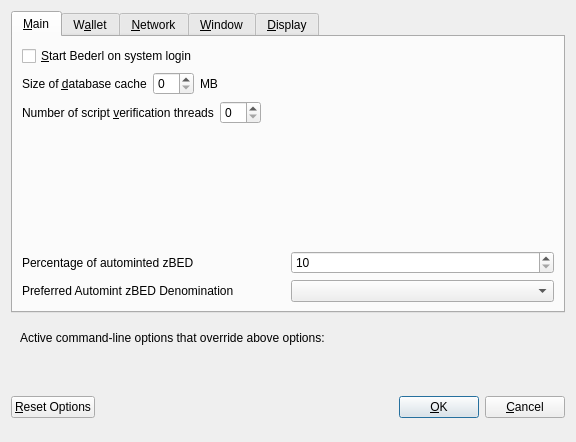
<?xml version="1.0" encoding="UTF-8"?>
<ui version="4.0">
 <class>OptionsDialog</class>
 <widget class="QDialog" name="OptionsDialog">
  <property name="geometry">
   <rect>
    <x>0</x>
    <y>0</y>
    <width>576</width>
    <height>442</height>
   </rect>
  </property>
  <property name="windowTitle">
   <string>Options</string>
  </property>
  <property name="modal">
   <bool>true</bool>
  </property>
  <layout class="QVBoxLayout" name="verticalLayout">
   <item>
    <widget class="QTabWidget" name="tabWidget">
     <property name="currentIndex">
      <number>0</number>
     </property>
     <widget class="QWidget" name="tabMain">
      <attribute name="title">
       <string>&amp;Main</string>
      </attribute>
      <layout class="QVBoxLayout" name="verticalLayout_Main">
       <item>
        <widget class="QCheckBox" name="bitcoinAtStartup">
         <property name="toolTip">
          <string>Automatically start Bederl after logging in to the system.</string>
         </property>
         <property name="text">
          <string>&amp;Start Bederl on system login</string>
         </property>
        </widget>
       </item>
       <item>
        <layout class="QHBoxLayout" name="horizontalLayout_2_Main">
         <item>
          <widget class="QLabel" name="databaseCacheLabel">
           <property name="text">
            <string>Size of &amp;database cache</string>
           </property>
           <property name="textFormat">
            <enum>Qt::PlainText</enum>
           </property>
           <property name="buddy">
            <cstring>databaseCache</cstring>
           </property>
          </widget>
         </item>
         <item>
          <widget class="QSpinBox" name="databaseCache"/>
         </item>
         <item>
          <widget class="QLabel" name="databaseCacheUnitLabel">
           <property name="text">
            <string>MB</string>
           </property>
           <property name="textFormat">
            <enum>Qt::PlainText</enum>
           </property>
          </widget>
         </item>
         <item>
          <spacer name="horizontalSpacer_2_Main">
           <property name="orientation">
            <enum>Qt::Horizontal</enum>
           </property>
           <property name="sizeHint" stdset="0">
            <size>
             <width>40</width>
             <height>20</height>
            </size>
           </property>
          </spacer>
         </item>
        </layout>
       </item>
       <item>
        <layout class="QHBoxLayout" name="horizontalLayout_3_Main">
         <item>
          <widget class="QLabel" name="threadsScriptVerifLabel">
           <property name="text">
            <string>Number of script &amp;verification threads</string>
           </property>
           <property name="textFormat">
            <enum>Qt::PlainText</enum>
           </property>
           <property name="buddy">
            <cstring>threadsScriptVerif</cstring>
           </property>
          </widget>
         </item>
         <item>
          <widget class="QSpinBox" name="threadsScriptVerif">
           <property name="toolTip">
            <string>(0 = auto, &lt;0 = leave that many cores free)</string>
           </property>
          </widget>
         </item>
         <item>
          <spacer name="horizontalSpacer_3_Main">
           <property name="orientation">
            <enum>Qt::Horizontal</enum>
           </property>
           <property name="sizeHint" stdset="0">
            <size>
             <width>40</width>
             <height>20</height>
            </size>
           </property>
          </spacer>
         </item>
        </layout>
       </item>
       <item>
        <spacer name="verticalSpacer_2">
         <property name="orientation">
          <enum>Qt::Vertical</enum>
         </property>
         <property name="sizeHint" stdset="0">
          <size>
           <width>20</width>
           <height>40</height>
          </size>
         </property>
        </spacer>
       </item>
       <item>
        <layout class="QHBoxLayout" name="horizontalLayout_3">
         <item>
          <widget class="QLabel" name="percentage_label">
           <property name="toolTip">
            <string>Percentage of incoming BED which get automatically converted to zBED via Zerocoin Protocol (min: 10%)</string>
           </property>
           <property name="text">
            <string>Percentage of autominted zBED</string>
           </property>
          </widget>
         </item>
         <item>
          <widget class="QSpinBox" name="zeromintPercentage">
           <property name="minimum">
            <number>10</number>
           </property>
           <property name="maximum">
            <number>100</number>
           </property>
          </widget>
         </item>
        </layout>
       </item>
       <item>
        <layout class="QHBoxLayout" name="horizontalLayout" stretch="0,0">
         <property name="sizeConstraint">
          <enum>QLayout::SetFixedSize</enum>
         </property>
         <item>
          <widget class="QLabel" name="labelPreferredDenom">
           <property name="maximumSize">
            <size>
             <width>16777215</width>
             <height>16777215</height>
            </size>
           </property>
           <property name="toolTip">
            <string>Wait with automatic conversion to Zerocoin until enough BED for this denomination is available</string>
           </property>
           <property name="text">
            <string>Preferred Automint zBED Denomination</string>
           </property>
          </widget>
         </item>
         <item>
          <widget class="QComboBox" name="preferredDenom">
           <property name="maximumSize">
            <size>
             <width>16777215</width>
             <height>27</height>
            </size>
           </property>
           <property name="toolTip">
            <string>Wait with automatic conversion to Zerocoin until enough BED for this denomination is available</string>
           </property>
           <property name="maxVisibleItems">
            <number>9</number>
           </property>
           <property name="maxCount">
            <number>9</number>
           </property>
          </widget>
         </item>
        </layout>
       </item>
      </layout>
     </widget>
     <widget class="QWidget" name="tabWallet">
      <attribute name="title">
       <string>W&amp;allet</string>
      </attribute>
      <layout class="QVBoxLayout" name="verticalLayout_Wallet">
       <item>
        <widget class="QGroupBox" name="groupBox">
         <property name="title">
          <string>Expert</string>
         </property>
         <layout class="QVBoxLayout" name="verticalLayout_2">
          <item>
           <widget class="QCheckBox" name="coinControlFeatures">
            <property name="toolTip">
             <string>Whether to show coin control features or not.</string>
            </property>
            <property name="text">
             <string>Enable coin &amp;control features</string>
            </property>
           </widget>
          </item>
          <item>
           <widget class="QCheckBox" name="showMasternodesTab">
            <property name="toolTip">
             <string>Show additional tab listing all your masternodes in first sub-tab&lt;br/&gt;and all masternodes on the network in second sub-tab.</string>
            </property>
            <property name="text">
             <string>Show Masternodes Tab</string>
            </property>
           </widget>
          </item>
          <item>
           <widget class="QCheckBox" name="spendZeroConfChange">
            <property name="toolTip">
             <string>If you disable the spending of unconfirmed change, the change from a transaction&lt;br/&gt;cannot be used until that transaction has at least one confirmation.&lt;br/&gt;This also affects how your balance is computed.</string>
            </property>
            <property name="text">
             <string>&amp;Spend unconfirmed change</string>
            </property>
           </widget>
          </item>
         </layout>
        </widget>
       </item>
       <item>
        <spacer name="verticalSpacer_Wallet">
         <property name="orientation">
          <enum>Qt::Vertical</enum>
         </property>
         <property name="sizeHint" stdset="0">
          <size>
           <width>20</width>
           <height>40</height>
          </size>
         </property>
        </spacer>
       </item>
      </layout>
     </widget>
     <widget class="QWidget" name="tabNetwork">
      <attribute name="title">
       <string>&amp;Network</string>
      </attribute>
      <layout class="QVBoxLayout" name="verticalLayout_Network">
       <item>
        <widget class="QCheckBox" name="mapPortUpnp">
         <property name="toolTip">
          <string>Automatically open the Bederl client port on the router. This only works when your router supports UPnP and it is enabled.</string>
         </property>
         <property name="text">
          <string>Map port using &amp;UPnP</string>
         </property>
        </widget>
       </item>
       <item>
        <widget class="QCheckBox" name="allowIncoming">
         <property name="toolTip">
          <string>Accept connections from outside</string>
         </property>
         <property name="text">
          <string>Allow incoming connections</string>
         </property>
        </widget>
       </item>
       <item>
        <widget class="QCheckBox" name="connectSocks">
         <property name="toolTip">
          <string>Connect to the Bederl network through a SOCKS5 proxy.</string>
         </property>
         <property name="text">
          <string>&amp;Connect through SOCKS5 proxy (default proxy):</string>
         </property>
        </widget>
       </item>
       <item>
        <layout class="QHBoxLayout" name="horizontalLayout_1_Network">
         <item>
          <widget class="QLabel" name="proxyIpLabel">
           <property name="text">
            <string>Proxy &amp;IP:</string>
           </property>
           <property name="textFormat">
            <enum>Qt::PlainText</enum>
           </property>
           <property name="buddy">
            <cstring>proxyIp</cstring>
           </property>
          </widget>
         </item>
         <item>
          <widget class="QValidatedLineEdit" name="proxyIp">
           <property name="minimumSize">
            <size>
             <width>140</width>
             <height>0</height>
            </size>
           </property>
           <property name="maximumSize">
            <size>
             <width>140</width>
             <height>16777215</height>
            </size>
           </property>
           <property name="toolTip">
            <string>IP address of the proxy (e.g. IPv4: 127.0.0.1 / IPv6: ::1)</string>
           </property>
          </widget>
         </item>
         <item>
          <widget class="QLabel" name="proxyPortLabel">
           <property name="text">
            <string>&amp;Port:</string>
           </property>
           <property name="textFormat">
            <enum>Qt::PlainText</enum>
           </property>
           <property name="buddy">
            <cstring>proxyPort</cstring>
           </property>
          </widget>
         </item>
         <item>
          <widget class="QLineEdit" name="proxyPort">
           <property name="minimumSize">
            <size>
             <width>55</width>
             <height>0</height>
            </size>
           </property>
           <property name="maximumSize">
            <size>
             <width>55</width>
             <height>16777215</height>
            </size>
           </property>
           <property name="toolTip">
            <string>Port of the proxy (e.g. 9050)</string>
           </property>
          </widget>
         </item>
         <item>
          <spacer name="horizontalSpacer_1_Network">
           <property name="orientation">
            <enum>Qt::Horizontal</enum>
           </property>
           <property name="sizeHint" stdset="0">
            <size>
             <width>40</width>
             <height>20</height>
            </size>
           </property>
          </spacer>
         </item>
        </layout>
       </item>
       <item>
        <spacer name="verticalSpacer_Network">
         <property name="orientation">
          <enum>Qt::Vertical</enum>
         </property>
         <property name="sizeHint" stdset="0">
          <size>
           <width>20</width>
           <height>40</height>
          </size>
         </property>
        </spacer>
       </item>
      </layout>
     </widget>
     <widget class="QWidget" name="tabWindow">
      <attribute name="title">
       <string>&amp;Window</string>
      </attribute>
      <layout class="QVBoxLayout" name="verticalLayout_Window">
       <item>
        <widget class="QCheckBox" name="minimizeToTray">
         <property name="toolTip">
          <string>Show only a tray icon after minimizing the window.</string>
         </property>
         <property name="text">
          <string>&amp;Minimize to the tray instead of the taskbar</string>
         </property>
        </widget>
       </item>
       <item>
        <widget class="QCheckBox" name="minimizeOnClose">
         <property name="toolTip">
          <string>Minimize instead of exit the application when the window is closed. When this option is enabled, the application will be closed only after selecting Quit in the menu.</string>
         </property>
         <property name="text">
          <string>M&amp;inimize on close</string>
         </property>
        </widget>
       </item>
       <item>
        <spacer name="verticalSpacer_Window">
         <property name="orientation">
          <enum>Qt::Vertical</enum>
         </property>
         <property name="sizeHint" stdset="0">
          <size>
           <width>20</width>
           <height>40</height>
          </size>
         </property>
        </spacer>
       </item>
      </layout>
     </widget>
     <widget class="QWidget" name="tabDisplay">
      <attribute name="title">
       <string>&amp;Display</string>
      </attribute>
      <layout class="QVBoxLayout" name="verticalLayout_Display">
       <item>
        <layout class="QHBoxLayout" name="horizontalLayout_1_Display">
         <item>
          <widget class="QLabel" name="langLabel">
           <property name="text">
            <string>User Interface &amp;language:</string>
           </property>
           <property name="textFormat">
            <enum>Qt::PlainText</enum>
           </property>
           <property name="buddy">
            <cstring>lang</cstring>
           </property>
          </widget>
         </item>
         <item>
          <widget class="QValueComboBox" name="lang">
           <property name="toolTip">
            <string>The user interface language can be set here. This setting will take effect after restarting Bederl.</string>
           </property>
          </widget>
         </item>
        </layout>
       </item>
       <item>
        <widget class="QLabel" name="label_3">
         <property name="toolTip">
          <string notr="true"/>
         </property>
         <property name="statusTip">
          <string notr="true"/>
         </property>
         <property name="whatsThis">
          <string notr="true"/>
         </property>
         <property name="accessibleName">
          <string notr="true"/>
         </property>
         <property name="text">
          <string>Language missing or translation incomplete? Help contributing translations here:
https://www.transifex.com/bederl-project/bederl-project-translations</string>
         </property>
         <property name="wordWrap">
          <bool>true</bool>
         </property>
         <property name="openExternalLinks">
          <bool>true</bool>
         </property>
         <property name="textInteractionFlags">
          <set>Qt::TextBrowserInteraction</set>
         </property>
        </widget>
       </item>
       <item>
        <layout class="QHBoxLayout" name="horizontalLayout_4_Display" stretch="0,0">
         <item>
          <widget class="QLabel" name="themeLabel">
           <property name="text">
            <string>User Interface Theme:</string>
           </property>
          </widget>
         </item>
         <item>
          <widget class="QValueComboBox" name="theme"/>
         </item>
        </layout>
       </item>
       <item>
        <widget class="Line" name="line">
         <property name="orientation">
          <enum>Qt::Horizontal</enum>
         </property>
        </widget>
       </item>
       <item>
        <layout class="QHBoxLayout" name="horizontalLayout_2_Display">
         <item>
          <widget class="QLabel" name="unitLabel">
           <property name="text">
            <string>&amp;Unit to show amounts in:</string>
           </property>
           <property name="textFormat">
            <enum>Qt::PlainText</enum>
           </property>
           <property name="buddy">
            <cstring>unit</cstring>
           </property>
          </widget>
         </item>
         <item>
          <widget class="QValueComboBox" name="unit">
           <property name="toolTip">
            <string>Choose the default subdivision unit to show in the interface and when sending coins.</string>
           </property>
          </widget>
         </item>
        </layout>
       </item>
       <item>
        <layout class="QHBoxLayout" name="horizontalLayout_5_Display">
         <item>
          <widget class="QLabel" name="digitsLabel">
           <property name="text">
            <string>Decimal digits</string>
           </property>
          </widget>
         </item>
         <item>
          <widget class="QValueComboBox" name="digits"/>
         </item>
        </layout>
       </item>
       <item>
        <layout class="QHBoxLayout" name="horizontalLayout_3_Display">
         <item>
          <widget class="QLabel" name="thirdPartyTxUrlsLabel">
           <property name="toolTip">
            <string>Third party URLs (e.g. a block explorer) that appear in the transactions tab as context menu items. %s in the URL is replaced by transaction hash. Multiple URLs are separated by vertical bar |.</string>
           </property>
           <property name="text">
            <string>Third party transaction URLs</string>
           </property>
           <property name="buddy">
            <cstring>thirdPartyTxUrls</cstring>
           </property>
          </widget>
         </item>
         <item>
          <widget class="QLineEdit" name="thirdPartyTxUrls">
           <property name="toolTip">
            <string>Third party URLs (e.g. a block explorer) that appear in the transactions tab as context menu items. %s in the URL is replaced by transaction hash. Multiple URLs are separated by vertical bar |.</string>
           </property>
          </widget>
         </item>
        </layout>
       </item>
       <item>
        <spacer name="verticalSpacer">
         <property name="orientation">
          <enum>Qt::Vertical</enum>
         </property>
         <property name="sizeHint" stdset="0">
          <size>
           <width>20</width>
           <height>40</height>
          </size>
         </property>
        </spacer>
       </item>
      </layout>
     </widget>
    </widget>
   </item>
   <item>
    <widget class="QFrame" name="frame">
     <layout class="QVBoxLayout" name="verticalLayout_Bottom">
      <item>
       <layout class="QHBoxLayout" name="horizontalLayout_Bottom">
        <item>
         <widget class="QLabel" name="overriddenByCommandLineInfoLabel">
          <property name="text">
           <string>Active command-line options that override above options:</string>
          </property>
          <property name="textFormat">
           <enum>Qt::PlainText</enum>
          </property>
         </widget>
        </item>
        <item>
         <spacer name="horizontalSpacer_Bottom">
          <property name="orientation">
           <enum>Qt::Horizontal</enum>
          </property>
          <property name="sizeHint" stdset="0">
           <size>
            <width>40</width>
            <height>20</height>
           </size>
          </property>
         </spacer>
        </item>
       </layout>
      </item>
      <item>
       <widget class="QLabel" name="overriddenByCommandLineLabel">
        <property name="text">
         <string/>
        </property>
        <property name="textFormat">
         <enum>Qt::PlainText</enum>
        </property>
        <property name="wordWrap">
         <bool>true</bool>
        </property>
       </widget>
      </item>
     </layout>
    </widget>
   </item>
   <item>
    <layout class="QHBoxLayout" name="horizontalLayout_Buttons">
     <item>
      <widget class="QPushButton" name="resetButton">
       <property name="toolTip">
        <string>Reset all client options to default.</string>
       </property>
       <property name="text">
        <string>&amp;Reset Options</string>
       </property>
       <property name="autoDefault">
        <bool>false</bool>
       </property>
      </widget>
     </item>
     <item>
      <spacer name="horizontalSpacer_1">
       <property name="orientation">
        <enum>Qt::Horizontal</enum>
       </property>
       <property name="sizeHint" stdset="0">
        <size>
         <width>40</width>
         <height>48</height>
        </size>
       </property>
      </spacer>
     </item>
     <item>
      <widget class="QLabel" name="statusLabel">
       <property name="minimumSize">
        <size>
         <width>200</width>
         <height>0</height>
        </size>
       </property>
       <property name="font">
        <font>
         <weight>75</weight>
         <bold>true</bold>
        </font>
       </property>
       <property name="text">
        <string/>
       </property>
       <property name="textFormat">
        <enum>Qt::PlainText</enum>
       </property>
       <property name="wordWrap">
        <bool>true</bool>
       </property>
      </widget>
     </item>
     <item>
      <spacer name="horizontalSpacer_2">
       <property name="orientation">
        <enum>Qt::Horizontal</enum>
       </property>
       <property name="sizeHint" stdset="0">
        <size>
         <width>40</width>
         <height>48</height>
        </size>
       </property>
      </spacer>
     </item>
     <item>
      <widget class="QPushButton" name="okButton">
       <property name="text">
        <string>&amp;OK</string>
       </property>
       <property name="autoDefault">
        <bool>false</bool>
       </property>
       <property name="default">
        <bool>true</bool>
       </property>
      </widget>
     </item>
     <item>
      <widget class="QPushButton" name="cancelButton">
       <property name="text">
        <string>&amp;Cancel</string>
       </property>
       <property name="autoDefault">
        <bool>false</bool>
       </property>
      </widget>
     </item>
    </layout>
   </item>
  </layout>
 </widget>
 <customwidgets>
  <customwidget>
   <class>QValidatedLineEdit</class>
   <extends>QLineEdit</extends>
   <header>qvalidatedlineedit.h</header>
  </customwidget>
  <customwidget>
   <class>QValueComboBox</class>
   <extends>QComboBox</extends>
   <header>qvaluecombobox.h</header>
  </customwidget>
 </customwidgets>
 <resources/>
 <connections/>
</ui>
